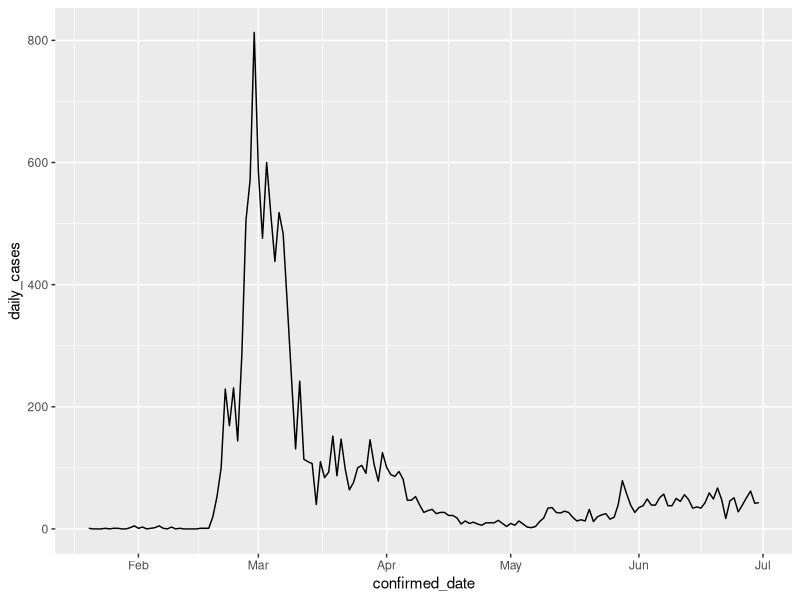

Recreate this plot in R. (Note: this script raises an error after producing the figure.)
library(magrittr)
library(data.table)
library(ggplot2)


# import files: Time, RKI data
time <- fread("./extData/Time.csv")
RKI_data <- fread("./extData/DE_InfectionCases.csv")

#total cases in Korea per day
time[,confirmed_date:=as.Date(date,"%d/%m/%y")]
time[, confirmed_date:= as.IDate(confirmed_date)]
ggplot(time, aes(x=confirmed_date, y=daily_cases)) +
  geom_line()

# total cases Germany
RKI_data <- RKI_data[, "Anzahl COVID-19-Fälle kumuliert" := NULL]
RKI_data

RKI_data_UsFormat <- RKI_data[, confirmed_date := as.Date(Berichtsdatum, 
                                                          format ="%d.%m.%y")]
#change date class to "IDate"
RKI_data_UsFormat[, confirmed_date:= as.IDate(confirmed_date)]
RKI_data_UsFormat <- RKI_data_UsFormat[, Berichtsdatum := NULL]
RKI_data_UsFormat
class(RKI_data_UsFormat$confirmed_date)


merge_GermanyUS <- merge(RKI_data_UsFormat, time, 
                         by = "confirmed_date", all.y = TRUE)


# plot
ggplot(merge_GermanyUS, aes(x=confirmed_date)) + 
  geom_line(aes(y=`daily_cases`,color="Germany"))+
  geom_line(aes(y=`Anzahl Covid-Fälle pro Tag`,color="South Korea")) + 
  labs(x= "confirmed date", y="daily cases")+
  geom_rect(aes(xmin=as.Date('2020-02-26'),xmax=as.Date('2020-03-15'),
                ymin=860,ymax=890,color="18 days"))+
  geom_rect(aes(xmin=as.Date('2020-03-10'),xmax=as.Date('2020-05-10'),
                ymin=6400,ymax=6430,color="61 days"))

